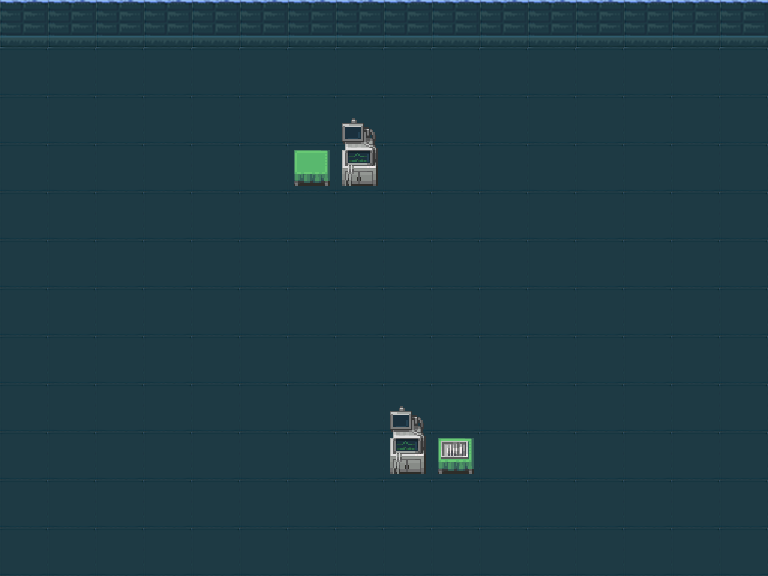

This game map was drawn from its Tiled (.tmx) file and the tilesets committed beside it. A one-line description and the full map source follow:
An orthogonal 16x12 tile map with 48x48 px tiles, 2 tile layers (Background, Decoration), 6 tilesets and 11 objects.

<map version="1.10" tiledversion="1.12.2" orientation="orthogonal" renderorder="right-down" width="16" height="12" tilewidth="48" tileheight="48" infinite="0" nextlayerid="5" nextobjectid="17">
 <tileset firstgid="1" source="Tileset_48x48_9.tsx" />
 <tileset firstgid="101" source="nt481.tsx" />
 <tileset firstgid="229" source="nt482.tsx" />
 <tileset firstgid="357" source="nt483.tsx" />
 <tileset firstgid="485" source="nt484.tsx" />
 <tileset firstgid="741" source="nt485.tsx" />
 <layer id="1" name="Background" width="16" height="12">
  <data encoding="csv">
164,164,164,164,164,164,164,164,164,164,164,164,164,164,164,164,
171,171,171,171,171,171,171,171,171,171,171,171,171,171,171,171,
171,171,171,171,171,171,171,171,171,171,171,171,171,171,171,171,
171,171,171,171,171,171,171,171,171,171,171,171,171,171,171,171,
171,171,171,171,171,171,171,171,171,171,171,171,171,171,171,171,
171,171,171,171,171,171,171,171,171,171,171,171,171,171,171,171,
171,171,171,171,171,171,171,171,171,171,171,171,171,171,171,171,
171,171,171,171,171,171,171,171,171,171,171,171,171,171,171,171,
171,171,171,171,171,171,171,171,171,171,171,171,171,171,171,171,
171,171,171,171,171,171,171,171,171,171,171,171,171,171,171,171,
171,171,171,171,171,171,171,171,171,171,171,171,171,171,171,171,
171,171,171,171,171,171,171,171,171,171,171,171,171,171,171,171
</data>
 </layer>
 <layer id="2" name="Decoration" width="16" height="12">
  <data encoding="csv">
0,0,0,0,0,0,0,0,0,0,0,0,0,0,0,0,
0,0,0,0,0,0,0,0,0,0,0,0,0,0,0,0,
0,0,0,0,0,0,0,860,0,0,0,0,0,0,0,0,
0,0,0,0,0,0,748,876,0,0,0,0,0,0,0,0,
0,0,0,0,0,0,0,0,0,0,0,0,0,0,0,0,
0,0,0,0,0,0,0,0,0,0,0,0,0,0,0,0,
0,0,0,0,0,0,0,0,0,0,0,0,0,0,0,0,
0,0,0,0,0,0,0,0,0,0,0,0,0,0,0,0,
0,0,0,0,0,0,0,0,860,0,0,0,0,0,0,0,
0,0,0,0,0,0,0,0,876,764,0,0,0,0,0,0,
0,0,0,0,0,0,0,0,0,0,0,0,0,0,0,0,
0,0,0,0,0,0,0,0,0,0,0,0,0,0,0,0
</data>
 </layer>
 <objectgroup id="3" name="Spawns">
  <properties>
   <property name="desc" value="在此放置玩家和敌人的出生点" />
  </properties>
  <object id="1" x="0" y="192" width="48" height="48" />
  <object id="2" x="0" y="288" width="48" height="48" />
  <object id="7" x="720" y="240" width="48" height="48" />
  <object id="8" x="720" y="144" width="48" height="48" />
  <object id="9" x="720" y="432" width="48" height="48" />
  <object id="10" x="720" y="48" width="48" height="48" />
  <object id="11" x="720" y="336" width="48" height="48" />
 </objectgroup>
 <objectgroup id="4" name="Collisions">
  <properties>
   <property name="desc" value="在此绘制碰撞盒" />
  </properties>
  <object id="12" x="336" y="96" width="48" height="96" />
  <object id="13" x="384" y="384" width="48" height="96" />
  <object id="15" x="288" y="144" width="48" height="48" />
  <object id="16" x="432" y="432" width="48" height="48" />
 </objectgroup>
</map>
